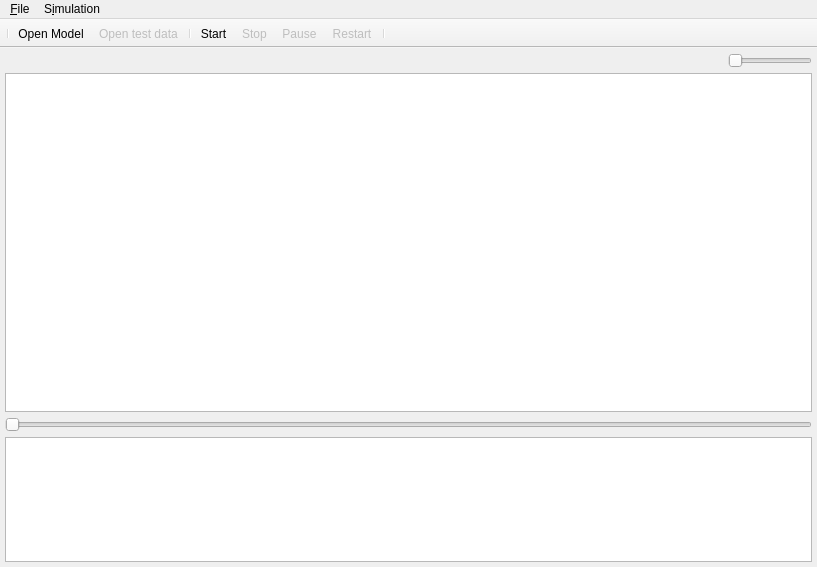
<?xml version="1.0" encoding="UTF-8"?>
<ui version="4.0">
 <class>MainWindow</class>
 <widget class="QMainWindow" name="MainWindow">
  <property name="geometry">
   <rect>
    <x>0</x>
    <y>0</y>
    <width>817</width>
    <height>567</height>
   </rect>
  </property>
  <property name="windowTitle">
   <string>Self-supervising autonomic cycle simulator</string>
  </property>
  <widget class="QWidget" name="centralWidget">
   <layout class="QVBoxLayout" name="verticalLayout" stretch="0,5,0,0">
    <property name="spacing">
     <number>5</number>
    </property>
    <property name="sizeConstraint">
     <enum>QLayout::SetDefaultConstraint</enum>
    </property>
    <property name="leftMargin">
     <number>5</number>
    </property>
    <property name="topMargin">
     <number>5</number>
    </property>
    <property name="rightMargin">
     <number>5</number>
    </property>
    <property name="bottomMargin">
     <number>5</number>
    </property>
    <item alignment="Qt::AlignRight">
     <widget class="QSlider" name="speedSlider">
      <property name="maximumSize">
       <size>
        <width>200</width>
        <height>16777215</height>
       </size>
      </property>
      <property name="minimum">
       <number>1</number>
      </property>
      <property name="maximum">
       <number>3000</number>
      </property>
      <property name="singleStep">
       <number>20</number>
      </property>
      <property name="pageStep">
       <number>300</number>
      </property>
      <property name="orientation">
       <enum>Qt::Horizontal</enum>
      </property>
     </widget>
    </item>
    <item>
     <widget class="QGraphicsViewEc" name="graphicsView">
      <property name="renderHints">
       <set>QPainter::Antialiasing|QPainter::SmoothPixmapTransform|QPainter::TextAntialiasing</set>
      </property>
      <property name="dragMode">
       <enum>QGraphicsView::ScrollHandDrag</enum>
      </property>
     </widget>
    </item>
    <item>
     <widget class="QSlider" name="eventsTracker">
      <property name="enabled">
       <bool>false</bool>
      </property>
      <property name="maximum">
       <number>9999999</number>
      </property>
      <property name="value">
       <number>1000000</number>
      </property>
      <property name="sliderPosition">
       <number>0</number>
      </property>
      <property name="tracking">
       <bool>false</bool>
      </property>
      <property name="orientation">
       <enum>Qt::Horizontal</enum>
      </property>
      <property name="invertedAppearance">
       <bool>false</bool>
      </property>
      <property name="invertedControls">
       <bool>false</bool>
      </property>
     </widget>
    </item>
    <item>
     <widget class="QTextEdit" name="mDashboard">
      <property name="sizePolicy">
       <sizepolicy hsizetype="Expanding" vsizetype="Maximum">
        <horstretch>0</horstretch>
        <verstretch>0</verstretch>
       </sizepolicy>
      </property>
      <property name="maximumSize">
       <size>
        <width>16777215</width>
        <height>125</height>
       </size>
      </property>
      <property name="documentTitle">
       <string/>
      </property>
      <property name="lineWrapMode">
       <enum>QTextEdit::NoWrap</enum>
      </property>
      <property name="readOnly">
       <bool>true</bool>
      </property>
     </widget>
    </item>
   </layout>
  </widget>
  <widget class="QMenuBar" name="menuBar">
   <property name="geometry">
    <rect>
     <x>0</x>
     <y>0</y>
     <width>817</width>
     <height>21</height>
    </rect>
   </property>
   <widget class="QMenu" name="menu_File">
    <property name="title">
     <string>&amp;File</string>
    </property>
    <addaction name="openAction"/>
    <addaction name="openTestDataAction"/>
    <addaction name="separator"/>
    <addaction name="exitAction"/>
   </widget>
   <widget class="QMenu" name="menuRun">
    <property name="title">
     <string>S&amp;imulation</string>
    </property>
    <addaction name="startAction"/>
    <addaction name="stopAction"/>
    <addaction name="pauseAction"/>
    <addaction name="restartAction"/>
   </widget>
   <addaction name="menu_File"/>
   <addaction name="menuRun"/>
  </widget>
  <widget class="QToolBar" name="mainToolBar">
   <property name="movable">
    <bool>false</bool>
   </property>
   <property name="floatable">
    <bool>false</bool>
   </property>
   <attribute name="toolBarArea">
    <enum>TopToolBarArea</enum>
   </attribute>
   <attribute name="toolBarBreak">
    <bool>false</bool>
   </attribute>
   <addaction name="separator"/>
   <addaction name="openAction"/>
   <addaction name="openTestDataAction"/>
   <addaction name="separator"/>
   <addaction name="startAction"/>
   <addaction name="stopAction"/>
   <addaction name="pauseAction"/>
   <addaction name="restartAction"/>
   <addaction name="separator"/>
  </widget>
  <action name="openAction">
   <property name="icon">
    <iconset resource="ress.qrc">
     <normaloff>:/assets/icons/open.ico</normaloff>:/assets/icons/open.ico</iconset>
   </property>
   <property name="text">
    <string>&amp;Open Model...</string>
   </property>
   <property name="toolTip">
    <string>Open new Business Process Model</string>
   </property>
  </action>
  <action name="exitAction">
   <property name="icon">
    <iconset resource="ress.qrc">
     <normaloff>:/assets/icons/close.ico</normaloff>:/assets/icons/close.ico</iconset>
   </property>
   <property name="text">
    <string>&amp;Exit</string>
   </property>
   <property name="toolTip">
    <string>Close application</string>
   </property>
  </action>
  <action name="startAction">
   <property name="icon">
    <iconset resource="ress.qrc">
     <normaloff>:/assets/icons/play.ico</normaloff>:/assets/icons/play.ico</iconset>
   </property>
   <property name="text">
    <string>&amp;Start</string>
   </property>
   <property name="toolTip">
    <string>Start Autonomic Cycle Simulation</string>
   </property>
  </action>
  <action name="stopAction">
   <property name="enabled">
    <bool>false</bool>
   </property>
   <property name="icon">
    <iconset resource="ress.qrc">
     <normaloff>:/assets/icons/stop.ico</normaloff>:/assets/icons/stop.ico</iconset>
   </property>
   <property name="text">
    <string>S&amp;top</string>
   </property>
   <property name="toolTip">
    <string>Stop Simulation</string>
   </property>
  </action>
  <action name="pauseAction">
   <property name="enabled">
    <bool>false</bool>
   </property>
   <property name="icon">
    <iconset resource="ress.qrc">
     <normaloff>:/assets/icons/pause.ico</normaloff>:/assets/icons/pause.ico</iconset>
   </property>
   <property name="text">
    <string>&amp;Pause</string>
   </property>
   <property name="toolTip">
    <string>Pause Simulation</string>
   </property>
  </action>
  <action name="restartAction">
   <property name="enabled">
    <bool>false</bool>
   </property>
   <property name="icon">
    <iconset resource="ress.qrc">
     <normaloff>:/assets/icons/restart.ico</normaloff>:/assets/icons/restart.ico</iconset>
   </property>
   <property name="text">
    <string>&amp;Restart</string>
   </property>
   <property name="toolTip">
    <string>Restart Simulation</string>
   </property>
  </action>
  <action name="openTestDataAction">
   <property name="enabled">
    <bool>false</bool>
   </property>
   <property name="icon">
    <iconset resource="ress.qrc">
     <normaloff>:/assets/icons/test_data.ico</normaloff>:/assets/icons/test_data.ico</iconset>
   </property>
   <property name="text">
    <string>Open test &amp;data</string>
   </property>
  </action>
 </widget>
 <layoutdefault spacing="6" margin="11"/>
 <customwidgets>
  <customwidget>
   <class>QGraphicsViewEc</class>
   <extends>QGraphicsView</extends>
   <header>QGraphicsViewEc.h</header>
  </customwidget>
 </customwidgets>
 <resources>
  <include location="ress.qrc"/>
 </resources>
 <connections>
  <connection>
   <sender>exitAction</sender>
   <signal>triggered()</signal>
   <receiver>MainWindow</receiver>
   <slot>exitClicked()</slot>
   <hints>
    <hint type="sourcelabel">
     <x>-1</x>
     <y>-1</y>
    </hint>
    <hint type="destinationlabel">
     <x>408</x>
     <y>283</y>
    </hint>
   </hints>
  </connection>
  <connection>
   <sender>openAction</sender>
   <signal>triggered()</signal>
   <receiver>MainWindow</receiver>
   <slot>openClicked()</slot>
   <hints>
    <hint type="sourcelabel">
     <x>-1</x>
     <y>-1</y>
    </hint>
    <hint type="destinationlabel">
     <x>408</x>
     <y>283</y>
    </hint>
   </hints>
  </connection>
  <connection>
   <sender>openTestDataAction</sender>
   <signal>triggered()</signal>
   <receiver>MainWindow</receiver>
   <slot>openTestDataClicked()</slot>
   <hints>
    <hint type="sourcelabel">
     <x>-1</x>
     <y>-1</y>
    </hint>
    <hint type="destinationlabel">
     <x>408</x>
     <y>283</y>
    </hint>
   </hints>
  </connection>
  <connection>
   <sender>startAction</sender>
   <signal>triggered()</signal>
   <receiver>MainWindow</receiver>
   <slot>startSimulationClicked()</slot>
   <hints>
    <hint type="sourcelabel">
     <x>-1</x>
     <y>-1</y>
    </hint>
    <hint type="destinationlabel">
     <x>408</x>
     <y>283</y>
    </hint>
   </hints>
  </connection>
  <connection>
   <sender>stopAction</sender>
   <signal>triggered()</signal>
   <receiver>MainWindow</receiver>
   <slot>stopSimulationClicked()</slot>
   <hints>
    <hint type="sourcelabel">
     <x>-1</x>
     <y>-1</y>
    </hint>
    <hint type="destinationlabel">
     <x>408</x>
     <y>283</y>
    </hint>
   </hints>
  </connection>
  <connection>
   <sender>pauseAction</sender>
   <signal>triggered()</signal>
   <receiver>MainWindow</receiver>
   <slot>pauseSimulationClicked()</slot>
   <hints>
    <hint type="sourcelabel">
     <x>-1</x>
     <y>-1</y>
    </hint>
    <hint type="destinationlabel">
     <x>408</x>
     <y>283</y>
    </hint>
   </hints>
  </connection>
  <connection>
   <sender>restartAction</sender>
   <signal>triggered()</signal>
   <receiver>MainWindow</receiver>
   <slot>restartSimulationClicked()</slot>
   <hints>
    <hint type="sourcelabel">
     <x>-1</x>
     <y>-1</y>
    </hint>
    <hint type="destinationlabel">
     <x>408</x>
     <y>283</y>
    </hint>
   </hints>
  </connection>
 </connections>
 <slots>
  <slot>exitClicked()</slot>
  <slot>openClicked()</slot>
  <slot>openTestDataClicked()</slot>
  <slot>startSimulationClicked()</slot>
  <slot>stopSimulationClicked()</slot>
  <slot>pauseSimulationClicked()</slot>
  <slot>restartSimulationClicked()</slot>
 </slots>
</ui>
